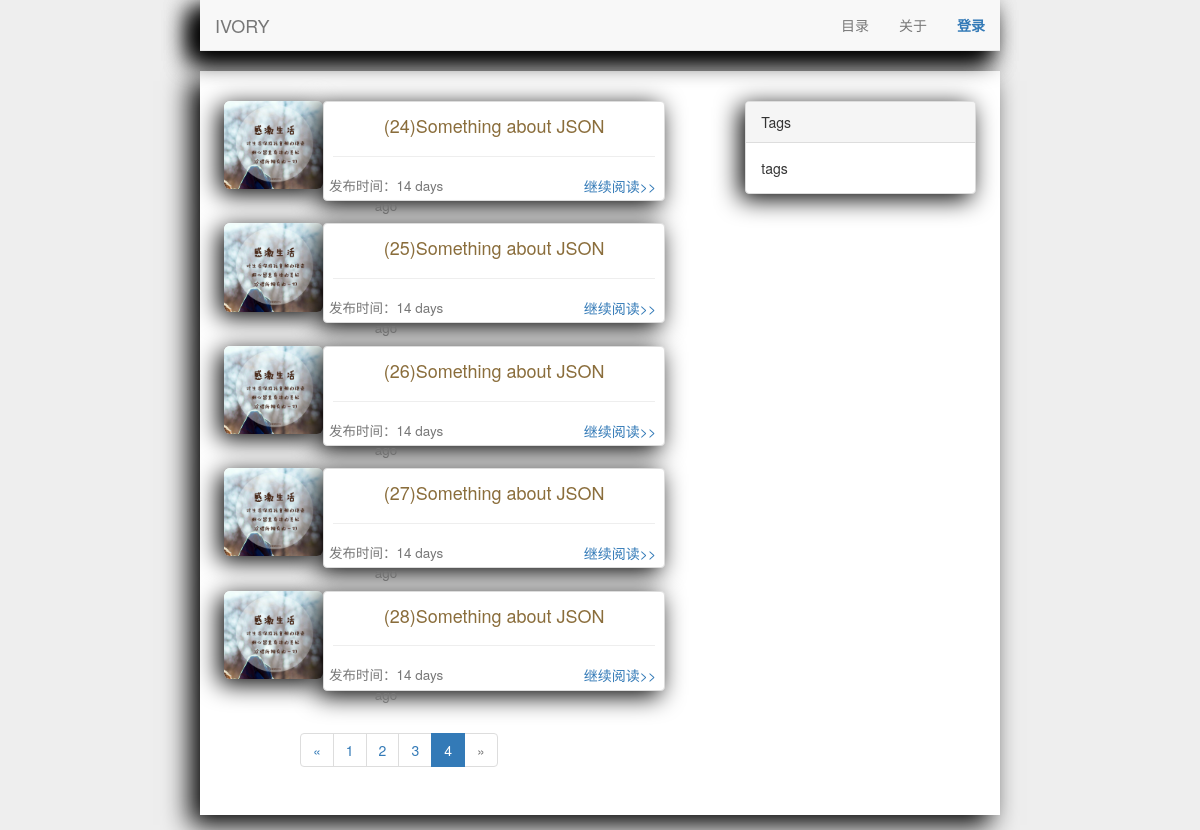
Before: /blog/?page=4 with the older database file.
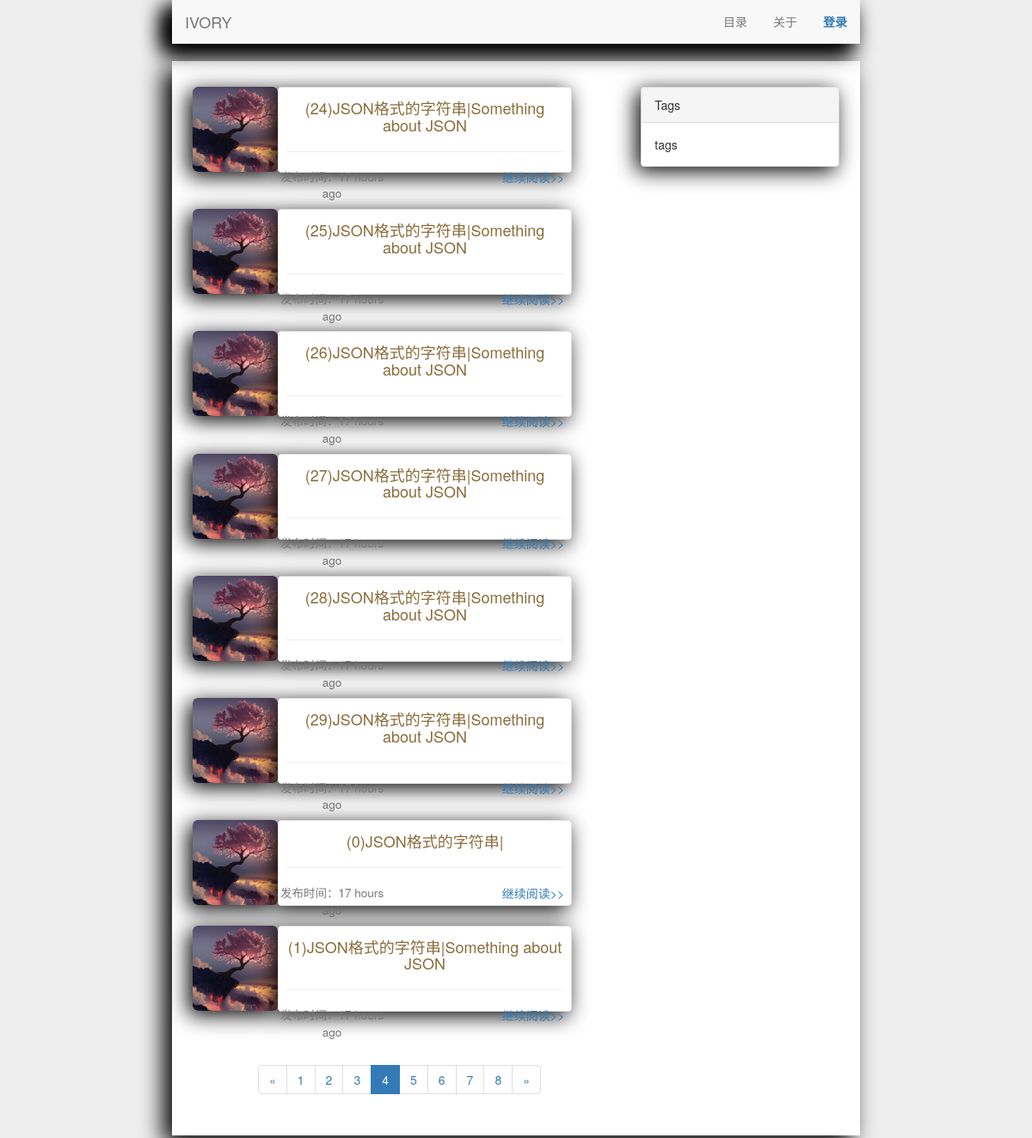
After: the same page with the newer database file.
### blog/models.py (models this page shows, shortened)
class Article(db.Model):
    __tablename__ = 'Article'
    id = db.Column(db.Integer, primary_key=True)
    img = db.Column(db.String(100), default='44.jpg')
    title = db.Column(db.String(100))
    description = db.Column(db.String(90))
    text = db.Column(db.Text)
    pub_date = db.Column(db.DateTime, default=datetime.utcnow())
    author_id = db.Column(db.Integer, db.ForeignKey('User.id'))
    category_id = db.Column(db.Integer, db.ForeignKey('Category.id'))

### blog/main/views.py (the view)
@main.route('/', methods=['GET'])
def index():
    page = request.args.get('page', 1, type=int)
    pagination = Article.query.order_by(Article.pub_date.desc()).paginate(
        page, per_page=current_app.config['FLASKY_BLOGS_PER_PAGE'],
        error_out=False)
    blogs = pagination.items
    return render_template('main/index.html', blogs=blogs, pagination=pagination)

### blog/templates/main/index.html (shortened to what this page needs)
{% extends 'base.html' %}
{% import "_pagination_macros.html" as macros %}
{% block head %}
    {{ super() }}
{% endblock %}
{% block content %}
    <div class="row">
        <div class="col-md-7">
            {% if blogs %}
                {% for blog in blogs %}
                    <div id="blog_div" class="row">
                        <div class="col-md-3 col-xs-4" id="article_img-left">
                            <img class="img-responsive img-rounded"
                                 src="{{ url_for('static', filename='article_img/%s' % blog.img) }}">
                        </div>
                        <div class="col-md-9 col-xs-12">
                            <div id="article" class="row thumbnail">
                                <div class="col-md-12">
                                    <div class="row">
                                        <div class="caption">
                                            <p class="text-center h4 text-warning">{{ blog.title | truncate(30) }}</p>
                                            <hr>
                                        </div>
                                        <div class="row">
                                            <div class="col-md-5">
                                                <p class="text-muted h4 text-center">
                                                    <small>
                                                        发布时间：{{ moment(blog.pub_date).fromNow(refresh=true) }}</small>
                                                </p>
                                            </div>
                                            <div id="continue" class="col-md-3 col-md-offset-3">
                                                <a href="{{ url_for('main.single_blog', id=blog.id) }}">
                                                    <button type="button" class="btn btn-link pull-left">
                                                        继续阅读>>
                                                    </button>
                                                </a>
                                            </div>
                                        </div>
                                    </div>
                                </div>
                            </div>
                        </div>
                    </div>
                {% endfor %}
            {% endif %}
            <div class="row">
                <div class="col-md-10 col-md-offset-2">
                    <div class="center_mini">
                        {{ macros.pagination_widget(pagination, 'main.index') }}
                    </div>
                </div>
            </div>
        </div>
        <div class="col-md-4 pull-right">
                <div class="panel panel-default" style="box-shadow: -5px 5px 25px black;">
                    <div class="panel-heading">Tags</div>
                    <div class="panel-body">tags</div>
                </div>
        </div>
    </div>
    </div>
{% endblock %}

### blog/templates/base.html (shortened to what this page needs)
<!DOCTYPE html>
<html lang="zh">
<head>
    {% block head %}
        <link rel="stylesheet" href="{{ url_for('static', filename='css/bootstrap.min.css') }}"/>
    {% endblock %}
</head>
<body>
<div class="container-fluid">
    <div id="renavbar" class="row">
        <div id="nav-content" class="col-md-8 center_mini">
            {% block nav %}
                <nav class="navbar navbar-default navbar-static-top" role="navigation"
                     style="box-shadow:-10px 10px 25px black;">
                    <div class="container-fluid">
                        <div class="navbar-header">
                            <a class="navbar-brand" href="{{ url_for('main.index') }}">IVORY</a>
                        </div>
                        <div class="collapse navbar-collapse" id="example-navbar-collapse">
                            <ul class="nav navbar-nav navbar-right">
                                {% block nav_li %}
                                    <li><a href="{{ url_for('main.index') }}">目录</a></li>
                                    <li><a href="{{ url_for('main.about') }}">关于</a></li>
                                    {% if current_user.is_authenticated %}
                                        <li><a href="{{ url_for('auth.logout') }}"><strong
                                                class="text-primary">退出</strong></a></li>
                                    {% else %}
                                        <li><a href="{{ url_for('auth.login') }}"><strong
                                                class="text-primary">登录</strong></a></li>
                                    {% endif %}
                                {% endblock %}
                            </ul>
                        </div>
                    </div>
                </nav>
            {% endblock %}
        </div>
    </div>
    <div class="row">
        <div id="content_block" class="col-md-8 center_mini">
            {% block content %}
            {% endblock %}
        </div>
    </div>
</body>
</html>

### blog/templates/_pagination_macros.html
{% macro pagination_widget(pagination, endpoint) %}
    <ul class="pagination">
        <li{% if not pagination.has_prev %} class="disabled"{% endif %}>
            <a href="{% if pagination.has_prev %}{{ url_for(endpoint, page = pagination.page - 1, **kwargs) }}{% else %}#{% endif %}">&laquo; </a>
        </li>
        {% for p in pagination.iter_pages() %}
            {% if p %}
                {% if p == pagination.page %}
                    <li class="active">
                        <a href="{{ url_for(endpoint, page = p, **kwargs) }}">{{ p }}</a>
                    </li>
                {% else %}
                    <li>
                        <a href="{{ url_for(endpoint, page = p, **kwargs) }}">{{ p }}</a>
                    </li>
                {% endif %}
            {% else %}
                <li class="disabled"><a href="#">&hellip;</a></li>
            {% endif %}
        {% endfor %}
        <li{% if not pagination.has_next %} class="disabled"{% endif %}>
            <a href="{% if pagination.has_next %}{{ url_for(endpoint, page = pagination.page + 1, **kwargs) }}{% else %}#{% endif %}">&raquo; </a>
        </li>
    </ul>
{% endmacro %}

Changed rows visible on the page:
removed Article: img (picture), title "(24)Something about JSON", pub_date "14 days ago"
removed Article: img (picture), title "(25)Something about JSON", pub_date "14 days ago"
removed Article: img (picture), title "(26)Something about JSON", pub_date "14 days ago"
removed Article: img (picture), title "(27)Something about JSON", pub_date "14 days ago"
removed Article: img (picture), title "(28)Something about JSON", pub_date "14 days ago"
added Article: img (picture), title "(24)JSON格式的字符串|Something about JSON", pub_date "17 hours ago"
added Article: img (picture), title "(25)JSON格式的字符串|Something about JSON", pub_date "17 hours ago"
added Article: img (picture), title "(26)JSON格式的字符串|Something about JSON", pub_date "17 hours ago"
added Article: img (picture), title "(27)JSON格式的字符串|Something about JSON", pub_date "17 hours ago"
added Article: img (picture), title "(28)JSON格式的字符串|Something about JSON", pub_date "17 hours ago"
added Article: img (picture), title "(29)JSON格式的字符串|Something about JSON", pub_date "17 hours ago"
added Article: img (picture), title "(0)JSON格式的字符串|", pub_date "17 hours ago"
added Article: img (picture), title "(1)JSON格式的字符串|Something about JSON", pub_date "17 hours ago"
Other visible differences:
new list line: "5"
new list line: "6"
new list line: "7"
new list line: "8"
